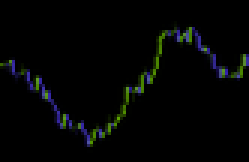
#> input picture cv_img_xuong/130.png, 83 x 54 px, found by its file name (shown 3 times larger)
$ jupyter execute 'chuan hoa image.ipynb'   (shell and % lines are left out)   (older library calls are emulated)
#> lines starting #> are read from the running program, lines starting #| are printed output that depends on the picture
[cell 1]
def cv_image_color(path,link_save):
    import cv2
    import matplotlib.pyplot as plt
    import numpy as np
    nemo = cv2.imread(path)
    nemo = cv2.cvtColor(nemo, cv2.COLOR_BGR2RGB)
    light_orange = (237,69,69)
    dark_orange = (255,255,255)
    mask = cv2.inRange(nemo, light_orange, dark_orange)

    light_orange = (0, 219, 124)
    dark_orange = (255,255,255)
    mask2 = cv2.inRange(nemo, light_orange, dark_orange)
    result2 = cv2.bitwise_and(nemo, nemo, mask=mask2)

    final_mask = mask + mask2
    final_result = cv2.bitwise_and(nemo, nemo, mask=final_mask)
    cv2.imwrite(link_save, final_result)
    height, width, channels = final_result.shape
    return height, width

[cell 2]
from PIL import Image
import glob

sequence_folder = glob.glob('./image_len/*.*')
count=0
for path in sequence_folder:
    count+=1
    height, width =  cv_image_color(path,"./cv_img_len/"+str(count)+".png")
    img = Image.open("./cv_img_len/"+str(count)+".png") # image extension *.png,*.jpg
    new_width  = round(width/10)
    new_height = round(height/10)
    img = img.resize((new_width, new_height), Image.ANTIALIAS)
    img.save("./cv_img_len/"+str(count)+".png")

[cell 3]
from PIL import Image
import glob

sequence_folder = glob.glob('./image_xuong/*.*')
count=0
for path in sequence_folder:
    count+=1
    height, width =  cv_image_color(path,"./cv_img_xuong/"+str(count)+".png")
    img = Image.open("./cv_img_xuong/"+str(count)+".png") # image extension *.png,*.jpg
    new_width  = round(width/10)
    new_height = round(height/10)
    img = img.resize((new_width, new_height), Image.ANTIALIAS)
    img.save("./cv_img_xuong/"+str(count)+".png")

[cell 4]
import imageio
im = imageio.imread('./cv_img_len/130.png')
#> im is the input picture: shape (54, 83, 3); mean R, G, B 3.5, 4.7, 4.3
im.shape  # im is a numpy array
#> Out = (54, 83, 3)

[cell 5]
import imageio
import matplotlib.pyplot as plt
import numpy as np
pic = imageio.imread('./cv_img_xuong/10.png')
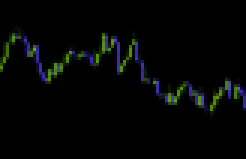
#> input picture cv_img_xuong/10.png, 82 x 53 px (shown 3 times larger)
#> pic is the input picture: shape (53, 82, 3); mean R, G, B 3.8, 5.1, 4.8

gray = lambda rgb : np.dot(rgb[... , :3] , [0.21 , 0.72, 0.07])
gray = gray(pic)
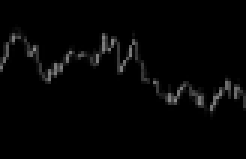
#> gray: shape (53, 82) float64 (shown 3 times larger); min 0, max 138.9, mean 4.8
print(gray.shape)
#| (53, 82)
plt.figure( figsize = (5,5))
plt.imshow(pic)
plt.show()
